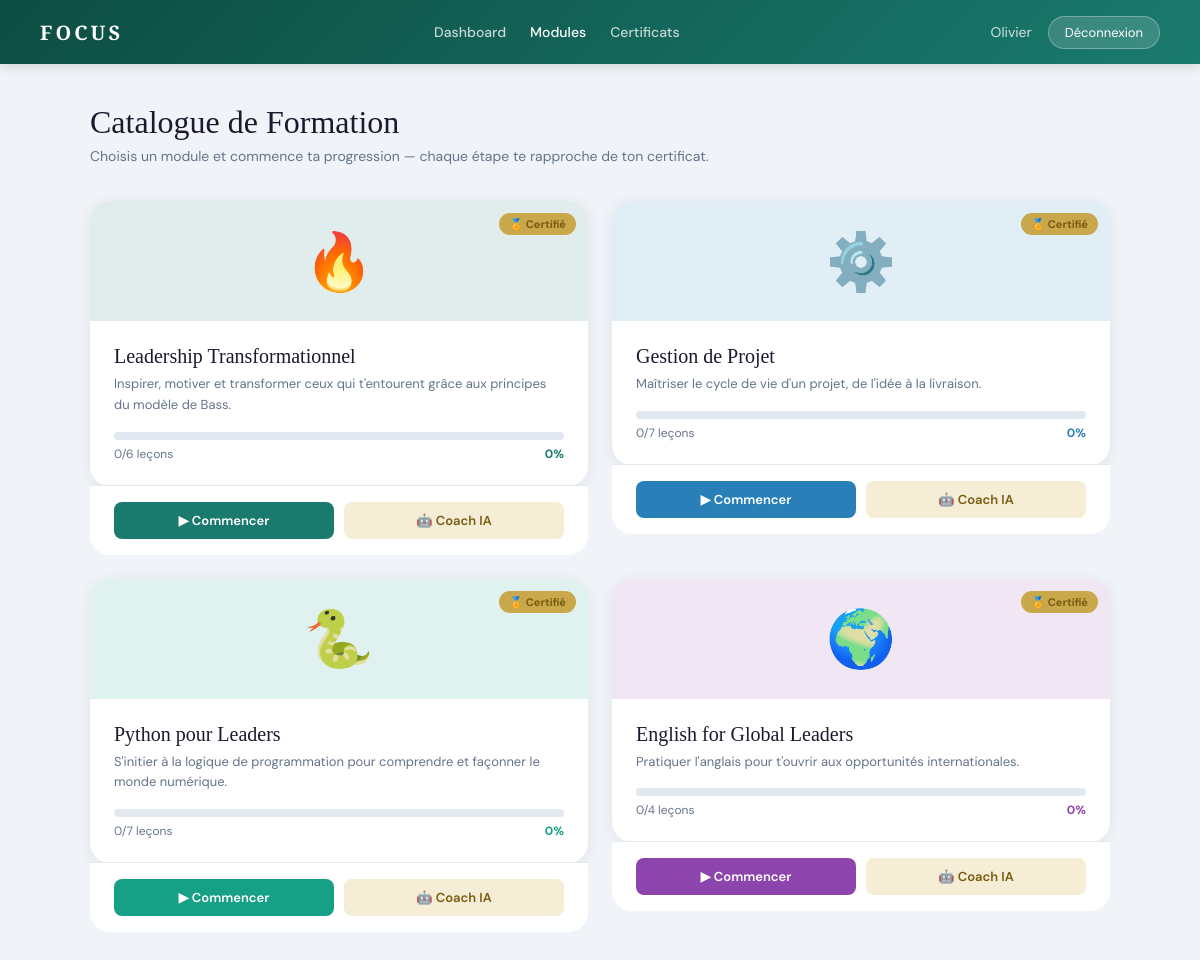
The page /modules (signed in) on the database its author committed.
### tables this page shows
CREATE TABLE users (
            id              INTEGER PRIMARY KEY AUTOINCREMENT,
            full_name       TEXT    NOT NULL,
            email           TEXT    NOT NULL UNIQUE,
            password_hash   TEXT    NOT NULL,
            role            TEXT    NOT NULL DEFAULT 'member'
                                    CHECK(role IN ('member', 'admin')),
            establishment   TEXT,
            city            TEXT,
            bio             TEXT,
            avatar_url      TEXT,
            status          TEXT    NOT NULL DEFAULT 'pending'
                                    CHECK(status IN ('pending', 'active', 'suspended')),
            points          INTEGER NOT NULL DEFAULT 0,
            created_at      TEXT    NOT NULL DEFAULT (datetime('now')),
            last_login      TEXT,
            email_verified  INTEGER NOT NULL DEFAULT 0
        );

CREATE TABLE modules (
            id              INTEGER PRIMARY KEY AUTOINCREMENT,
            slug            TEXT    NOT NULL UNIQUE,
            title           TEXT    NOT NULL,
            description     TEXT,
            icon            TEXT,
            color           TEXT    NOT NULL DEFAULT '#1A7A6E',
            order_index     INTEGER NOT NULL DEFAULT 0,
            is_published    INTEGER NOT NULL DEFAULT 1,
            passing_score   INTEGER NOT NULL DEFAULT 70,
            created_at      TEXT    NOT NULL DEFAULT (datetime('now'))
        );

### app.py (the view)
@app.route("/modules")
@login_required
def modules_catalogue():
    user     = get_current_user()
    modules  = get_all_modules()
    progress = get_user_module_progress(user["id"])
    certs    = get_user_certificates(user["id"])
    cert_mids = [c["module_id"] for c in certs]
    return render_template("modules/catalogue.html",
        user=user, modules=modules,
        progress=progress, cert_mids=cert_mids)

### app.py (called while the page is built)
def login_required(f):
    @wraps(f)
    def decorated(*args, **kwargs):
        if "user_id" not in session:
            flash("Connecte-toi pour accéder à cette page.", "warning")
            return redirect(url_for("login"))
        return f(*args, **kwargs)
    return decorated

def get_current_user():
    if "user_id" in session:
        return get_user_by_id(session["user_id"])
    return None

### database/db.py (called while the page is built, shortened)
def get_db():
    conn = sqlite3.connect(DB_PATH)
    conn.execute('PRAGMA foreign_keys = ON')
    conn.row_factory = sqlite3.Row
    return conn

def get_user_by_id(user_id):
    conn = get_db()
    user = conn.execute("SELECT * FROM users WHERE id=?", (user_id,)).fetchone()
    conn.close()
    return user

def get_all_modules():
    conn = get_db()
    rows = conn.execute(
        "SELECT * FROM modules WHERE is_published=1 ORDER BY order_index"
    ).fetchall()
    conn.close()
    return rows

def get_module_completion_rate(user_id, module_id):
    conn = get_db()
    total = conn.execute(
        "SELECT COUNT(*) FROM lessons WHERE module_id=? AND is_published=1", (module_id,)
    ).fetchone()[0]
    completed = conn.execute("""
        SELECT COUNT(*) FROM user_progress up
        JOIN lessons l ON up.lesson_id = l.id
        WHERE up.user_id=? AND l.module_id=? AND up.status='completed'
    """, (user_id, module_id)).fetchone()[0]
    conn.close()
    pct = round((completed / total * 100) if total > 0 else 0)
    return completed, total, pct

def get_user_module_progress(user_id):
    conn = get_db()
    modules = conn.execute(
        "SELECT * FROM modules WHERE is_published=1 ORDER BY order_index"
    ).fetchall()
    result = []
    for m in modules:
        completed, total, pct = get_module_completion_rate(user_id, m["id"])
        result.append({
            "module": dict(m),
            "completed": completed,
            "total": total,
            "percent": pct,
        })
    conn.close()
    return result

def get_user_certificates(user_id):
    conn = get_db()
    rows = conn.execute("""
        SELECT c.*, m.title as module_title, m.icon as module_icon, m.color as module_color
        FROM certificates c
        JOIN modules m ON c.module_id = m.id
        WHERE c.user_id=? AND c.is_valid=1
        ORDER BY c.issued_at DESC
    """, (user_id,)).fetchall()
    conn.close()
    return rows

### templates/modules/catalogue.html (shortened to what this page needs)
<!DOCTYPE html>
<html lang="fr">
<head>
</head>
<body>
<div class="topbar">
  <a href="/dashboard" class="topbar-logo">FOCUS</a>
  <div class="nav-links">
    <a href="/dashboard" class="nav-link">Dashboard</a>
    <a href="/modules" class="nav-link active">Modules</a>
    <a href="/certificates" class="nav-link">Certificats</a>
  </div>
  <div class="topbar-right">
    <span class="topbar-name">{{ user['full_name'].split()[0] }}</span>
    <a href="/logout" class="btn-logout">Déconnexion</a>
  </div>
</div>
<div class="main">
  <div class="page-title">Catalogue de Formation</div>
  <div class="page-sub">Choisis un module et commence ta progression — chaque étape te rapproche de ton certificat.</div>
  <div class="modules-grid">
    {% for item in progress %}
    {% set m = item.module %}
    <div>
      <a href="/modules/{{ m.slug }}" class="module-card">
        <div class="module-banner" style="background:{{ m.color }}22">
          {{ m.icon }}
          {% if m.id in cert_mids %}
          <div class="module-certified">🏅 Certifié</div>
          {% endif %}
        </div>
        <div class="module-body">
          <div class="module-title">{{ m.title }}</div>
          <div class="module-desc">{{ m.description }}</div>
          <div class="progress-bar">
          </div>
          <div class="progress-meta">
            <span>{{ item.completed }}/{{ item.total }} leçons</span>
            <span style="color:{{ m.color }}; font-weight:700">{{ item.percent }}%</span>
          </div>
        </div>
      </a>
      <div class="module-footer" style="background:white; border-radius:0 0 20px 20px; margin-top:-1px;">
        <a href="/modules/{{ m.slug }}" class="btn-module btn-start" style="background:{{ m.color }}">
          {% if item.percent == 0 %}▶ Commencer{% elif item.percent == 100 %}✅ Revoir{% else %}→ Continuer{% endif %}
        </a>
        <a href="/modules/{{ m.slug }}/coach" class="btn-module btn-coach">🤖 Coach IA</a>
      </div>
    </div>
    {% endfor %}
  </div>
</div>
</body>
</html>

### templates/modules/catalogue.html (style rules this page uses)
:root { --teal:#1A7A6E; --teal-dark:#0F5A50; --teal-light:#E6F5F3; --gold:#C8A84B; --gold-light:#F5EDD6; --ink:#1A1A2E; --soft:#64748B; --border:#E2E8F0; }
* { margin:0; padding:0; box-sizing:border-box; }
body { font-family:'DM Sans',sans-serif; background:#F0F4F8; min-height:100vh; }
.topbar { background:linear-gradient(135deg,#0D4D42,var(--teal)); padding:0 40px; height:64px; display:flex; align-items:center; justify-content:space-between; box-shadow:0 2px 12px rgba(0,0,0,0.15); }
.topbar-logo { font-family:'Playfair Display',serif; font-size:20px; font-weight:900; color:white; letter-spacing:3px; text-decoration:none; }
.nav-links { display:flex; gap:24px; align-items:center; }
.nav-link { color:rgba(255,255,255,0.75); text-decoration:none; font-size:14px; font-weight:500; }
.nav-link:hover, .nav-link.active { color:white; }
.topbar-right { display:flex; align-items:center; gap:16px; }
.topbar-name { color:rgba(255,255,255,0.8); font-size:14px; }
.btn-logout { background:rgba(255,255,255,0.15); color:white; border:1px solid rgba(255,255,255,0.3); padding:7px 16px; border-radius:20px; font-size:13px; text-decoration:none; }
.main { padding:40px; max-width:1100px; margin:0 auto; }
.page-title { font-family:'Playfair Display',serif; font-size:32px; color:var(--ink); margin-bottom:6px; }
.page-sub { font-size:14px; color:var(--soft); margin-bottom:36px; }
.modules-grid { display:grid; grid-template-columns:repeat(2,1fr); gap:24px; }
.module-card { background:white; border-radius:20px; overflow:hidden; box-shadow:0 2px 16px rgba(0,0,0,0.07); transition:transform 0.2s, box-shadow 0.2s; text-decoration:none; display:block; }
.module-banner { height:120px; display:flex; align-items:center; justify-content:center; font-size:56px; position:relative; }
.module-certified { position:absolute; top:12px; right:12px; background:var(--gold); color:#7A5C10; font-size:11px; font-weight:700; padding:4px 10px; border-radius:20px; }
.module-body { padding:24px; }
.module-title { font-family:'Playfair Display',serif; font-size:20px; color:var(--ink); margin-bottom:6px; }
.module-desc { font-size:13px; color:var(--soft); line-height:1.6; margin-bottom:16px; }
.progress-bar { height:8px; background:var(--border); border-radius:8px; overflow:hidden; margin-bottom:6px; }
.progress-meta { display:flex; justify-content:space-between; font-size:12px; color:var(--soft); }
.module-footer { padding:16px 24px; border-top:1px solid var(--border); display:flex; gap:10px; }
.btn-module { flex:1; padding:10px; border-radius:8px; font-size:13px; font-weight:600; text-align:center; text-decoration:none; transition:opacity 0.2s; }
.btn-start { color:white; }
.btn-coach { background:var(--gold-light); color:#7A5C10; }

### rows shown on the page
users: full_name "Olivier"
modules: icon "🔥", title "Leadership Transformationnel", description "Inspirer, motiver et transformer ceux qui t'entourent grâce aux principes du modèle de Bass."
modules: icon "⚙️", title "Gestion de Projet", description "Maîtriser le cycle de vie d'un projet, de l'idée à la livraison."
modules: icon "🐍", title "Python pour Leaders", description "S'initier à la logique de programmation pour comprendre et façonner le monde numérique."
modules: icon "🌍", title "English for Global Leaders", description "Pratiquer l'anglais pour t'ouvrir aux opportunités internationales."

### other values the page prints
{{ item.completed }} "0" "0" "0" "0"
{{ item.total }} "6" "7" "7" "4"
{{ item.percent }} "0" "0" "0" "0"
